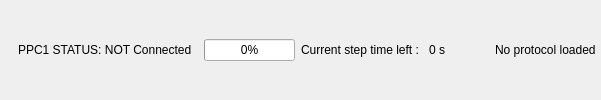
         <widget class="QGroupBox" name="groupBox_4">
          <property name="minimumSize">
           <size>
            <width>0</width>
            <height>29</height>
           </size>
          </property>
          <property name="styleSheet">
           <string notr="true">QGroupBox { 
     border: 1px solid transparent; /* rgb(200, 200, 200);*/
 
    color: rgb(80, 80, 80);

 } </string>
          </property>
          <property name="title">
           <string/>
          </property>
          <property name="flat">
           <bool>false</bool>
          </property>
          <layout class="QGridLayout" name="gridLayout_10">
           <property name="leftMargin">
            <number>4</number>
           </property>
           <property name="topMargin">
            <number>0</number>
           </property>
           <property name="rightMargin">
            <number>4</number>
           </property>
           <property name="bottomMargin">
            <number>0</number>
           </property>
           <item row="0" column="5">
            <widget class="QLabel" name="label_macroStatus">
             <property name="text">
              <string>No protocol loaded</string>
             </property>
            </widget>
           </item>
           <item row="0" column="3">
            <widget class="QLabel" name="label">
             <property name="sizePolicy">
              <sizepolicy hsizetype="Fixed" vsizetype="Preferred">
               <horstretch>0</horstretch>
               <verstretch>0</verstretch>
              </sizepolicy>
             </property>
             <property name="text">
              <string>Current step time left : </string>
             </property>
            </widget>
           </item>
           <item row="0" column="2">
            <widget class="QProgressBar" name="progressBar_macroStatus">
             <property name="maximumSize">
              <size>
               <width>200</width>
               <height>16777215</height>
              </size>
             </property>
             <property name="toolTip">
              <string>&lt;html&gt;&lt;head/&gt;&lt;body&gt;&lt;p&gt;Protocol progress indicator 0 - 100 %&lt;/p&gt;&lt;/body&gt;&lt;/html&gt;</string>
             </property>
             <property name="value">
              <number>0</number>
             </property>
            </widget>
           </item>
           <item row="0" column="4">
            <widget class="QLabel" name="label_duration">
             <property name="minimumSize">
              <size>
               <width>60</width>
               <height>0</height>
              </size>
             </property>
             <property name="maximumSize">
              <size>
               <width>60</width>
               <height>16777215</height>
              </size>
             </property>
             <property name="text">
              <string>0 s</string>
             </property>
            </widget>
           </item>
           <item row="0" column="1">
            <widget class="QLabel" name="status_PPC1_label">
             <property name="maximumSize">
              <size>
               <width>220</width>
               <height>16777215</height>
              </size>
             </property>
             <property name="text">
              <string>PPC1 STATUS: NOT Connected  </string>
             </property>
            </widget>
           </item>
           <item row="0" column="0">
            <widget class="QLabel" name="status_PPC1_led">
             <property name="enabled">
              <bool>true</bool>
             </property>
             <property name="maximumSize">
              <size>
               <width>30</width>
               <height>16777215</height>
              </size>
             </property>
             <property name="toolTip">
              <string>&lt;html&gt;&lt;head/&gt;&lt;body&gt;&lt;p&gt;Connection indicator &lt;/p&gt;&lt;p&gt; red : PPC-1 not connected &lt;/p&gt;&lt;p&gt; green : PPC-1 connected&lt;/p&gt;&lt;/body&gt;&lt;/html&gt;</string>
             </property>
             <property name="text">
              <string/>
             </property>
            </widget>
           </item>
          </layout>
         </widget>
